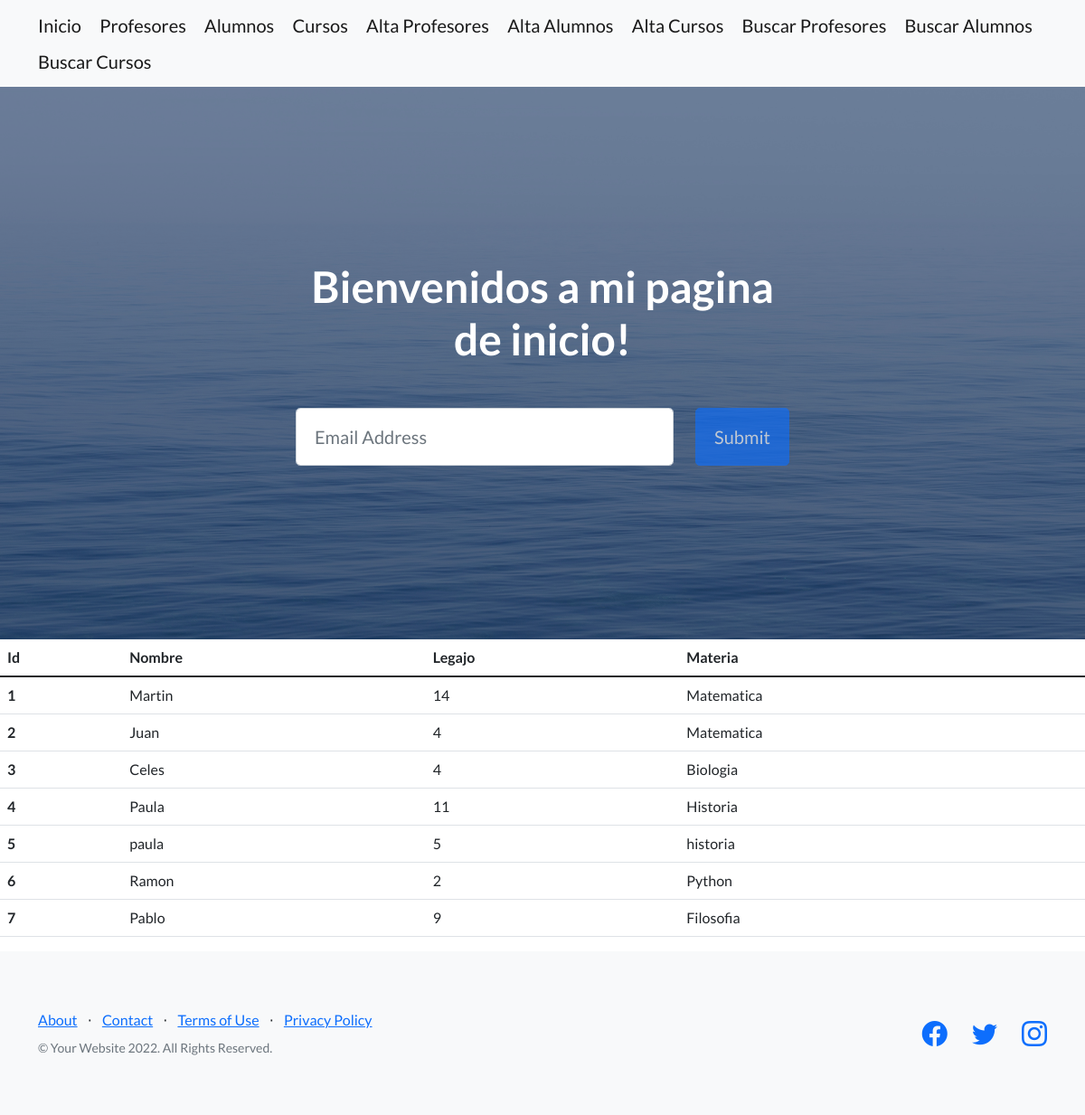
Screenshot of /app_coder/profesores with the database file from the repository.
### app_coder/models.py (models this page shows)
class Profesor(models.Model):
    nombre = models.CharField(max_length=40)
    legajo = models.IntegerField()
    materia = models.CharField(max_length=40)

### app_coder/views.py (the view)
# urls.py: path("profesores" , views.profesores , name="profesores"),
def profesores(request):
    profesores = Profesor.objects.all()
    dicc ={"profesores": profesores}
    plantilla = loader.get_template("profesores.html")
    documento= plantilla.render(dicc)
    return HttpResponse(documento)

### app_coder/template/profesores.html
{% extends "padre.html" %}
{% load static %}
{% block contenido %}
    <table class="table">
        <thead>
          <tr>
            <th scope="col">Id</th>
            <th scope="col">Nombre</th>
            <th scope="col">Legajo</th>
            <th scope="col">Materia</th>
          </tr>
        </thead>
        <tbody>
            {% for n in profesores %}
            <tr>
                <th scope="row">{{n.id}}</th>
                <td>{{n.nombre}}</td>
                <td>{{n.legajo}}</td>
                <td>{{n.materia}}</td>
            </tr>
            {% endfor %}
        </tbody>
      </table>
{% endblock %}

### app_coder/template/padre.html (shortened to what this page needs)
<!DOCTYPE html>
<html lang="en">
    <head>
        {% load static %}
        <link href="https://cdn.jsdelivr.net/npm/bootstrap-icons@1.5.0/font/bootstrap-icons.css" rel="stylesheet" type="text/css" />
        <link href="{% static 'app_coder/css/styles.css' %}" rel="stylesheet" />
    </head>
    <body>
        <nav class="navbar navbar-light bg-light static-top">
            <div class="container">
                <a class="navbar-brand" href="http://127.0.0.1:8000/app_coder/">Inicio</a>
                <a class="navbar-brand" href="{% url 'profesores' %}">Profesores</a>
                <a class="navbar-brand" href="{% url 'alumnos' %}">Alumnos</a>
                <a class="navbar-brand" href="{% url 'cursos' %}">Cursos</a>
                <a class="navbar-brand" href="{% url 'alta_profesores' %}">Alta Profesores</a>
                <a class="navbar-brand" href="{% url 'alta_alumnos' %}">Alta Alumnos</a>
                <a class="navbar-brand" href="{% url 'alta_curso' %}">Alta Cursos</a>
                <a class="navbar-brand" href="{% url 'buscar_profesores' %}">Buscar Profesores</a>
                <a class="navbar-brand" href="{% url 'buscar_alumnos' %}">Buscar Alumnos</a>
                <a class="navbar-brand" href="{% url 'buscar_curso' %}">Buscar Cursos</a>
        <header class="masthead">
            <div class="container position-relative">
                <div class="row justify-content-center">
                    <div class="col-xl-6">
                        <div class="text-center text-white">
                            <h1 class="mb-5">Bienvenidos a mi pagina de inicio!</h1>
                            <form class="form-subscribe" id="contactForm" data-sb-form-api-token="API_TOKEN">
                                <div class="row">
                                    <div class="col">
                                        <input class="form-control form-control-lg" id="emailAddress" type="email" placeholder="Email Address" data-sb-validations="required,email" />
                                    </div>
                                    <div class="col-auto"><button class="btn btn-primary btn-lg disabled" id="submitButton" type="submit">Submit</button></div>
                                </div>
                            </form>
                        </div>
                    </div>
                </div>
            </div>
        </header>
        {% block contenido %}
        {% endblock %}
        <footer class="footer bg-light">
            <div class="container">
                <div class="row">
                    <div class="col-lg-6 h-100 text-center text-lg-start my-auto">
                        <ul class="list-inline mb-2">
                            <li class="list-inline-item"><a href="#!">About</a></li>
                            <li class="list-inline-item">⋅</li>
                            <li class="list-inline-item"><a href="#!">Contact</a></li>
                            <li class="list-inline-item">⋅</li>
                            <li class="list-inline-item"><a href="#!">Terms of Use</a></li>
                            <li class="list-inline-item">⋅</li>
                            <li class="list-inline-item"><a href="#!">Privacy Policy</a></li>
                        </ul>
                        <p class="text-muted small mb-4 mb-lg-0">&copy; Your Website 2022. All Rights Reserved.</p>
                    </div>
                    <div class="col-lg-6 h-100 text-center text-lg-end my-auto">
                        <ul class="list-inline mb-0">
                            <li class="list-inline-item me-4">
                                <a href="#!"><i class="bi-facebook fs-3"></i></a>
                            </li>
                            <li class="list-inline-item me-4">
                                <a href="#!"><i class="bi-twitter fs-3"></i></a>
                            </li>
                            <li class="list-inline-item">
                                <a href="#!"><i class="bi-instagram fs-3"></i></a>
                            </li>
                        </ul>
                    </div>
                </div>
            </div>
        </footer>
    </body>

### rows the page displays
Profesor: id "1", nombre "Martin", legajo "14", materia "Matematica"
Profesor: id "2", nombre "Juan", legajo "4", materia "Matematica"
Profesor: id "3", nombre "Celes", legajo "4", materia "Biologia"
Profesor: id "4", nombre "Paula", legajo "11", materia "Historia"
Profesor: id "5", nombre "paula", legajo "5", materia "historia"
Profesor: id "6", nombre "Ramon", legajo "2", materia "Python"
Profesor: id "7", nombre "Pablo", legajo "9", materia "Filosofia"
